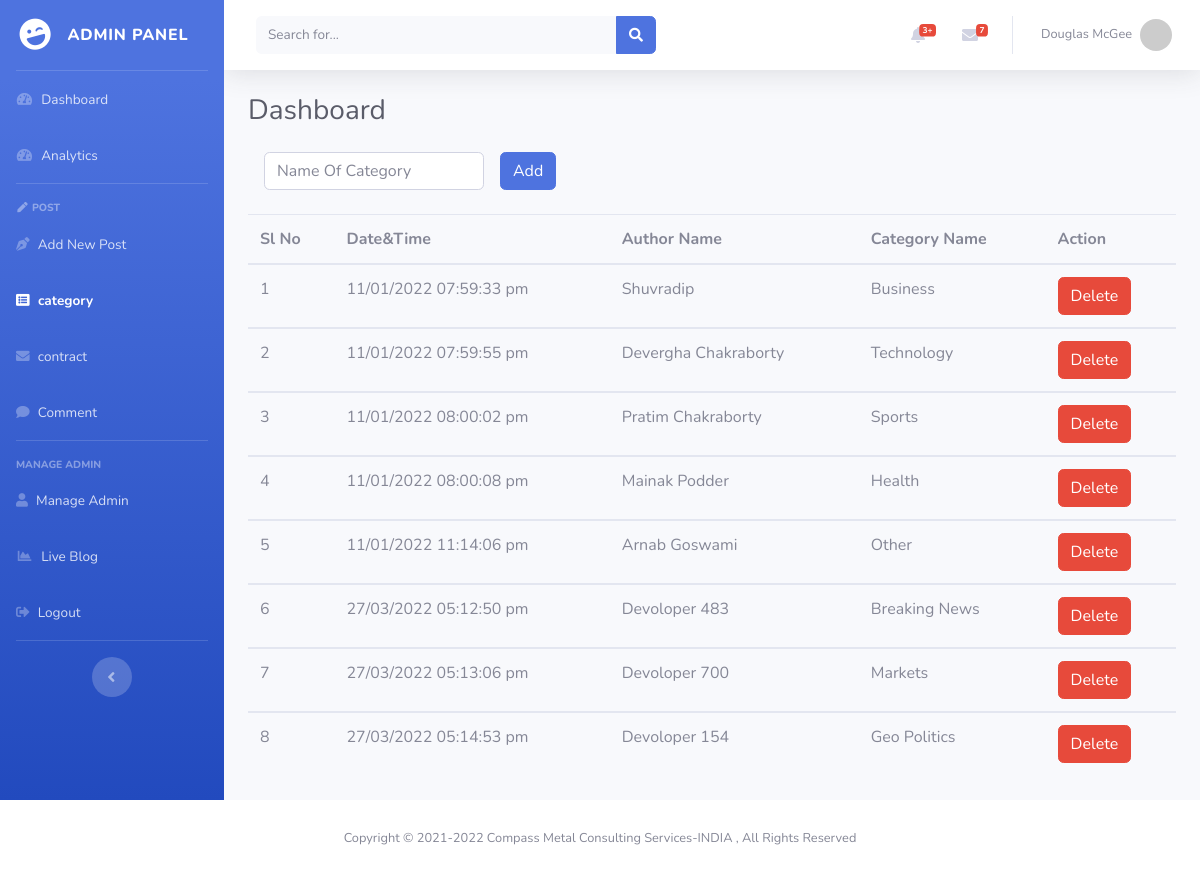
The page /admin/categories.php on the database as committed earlier.
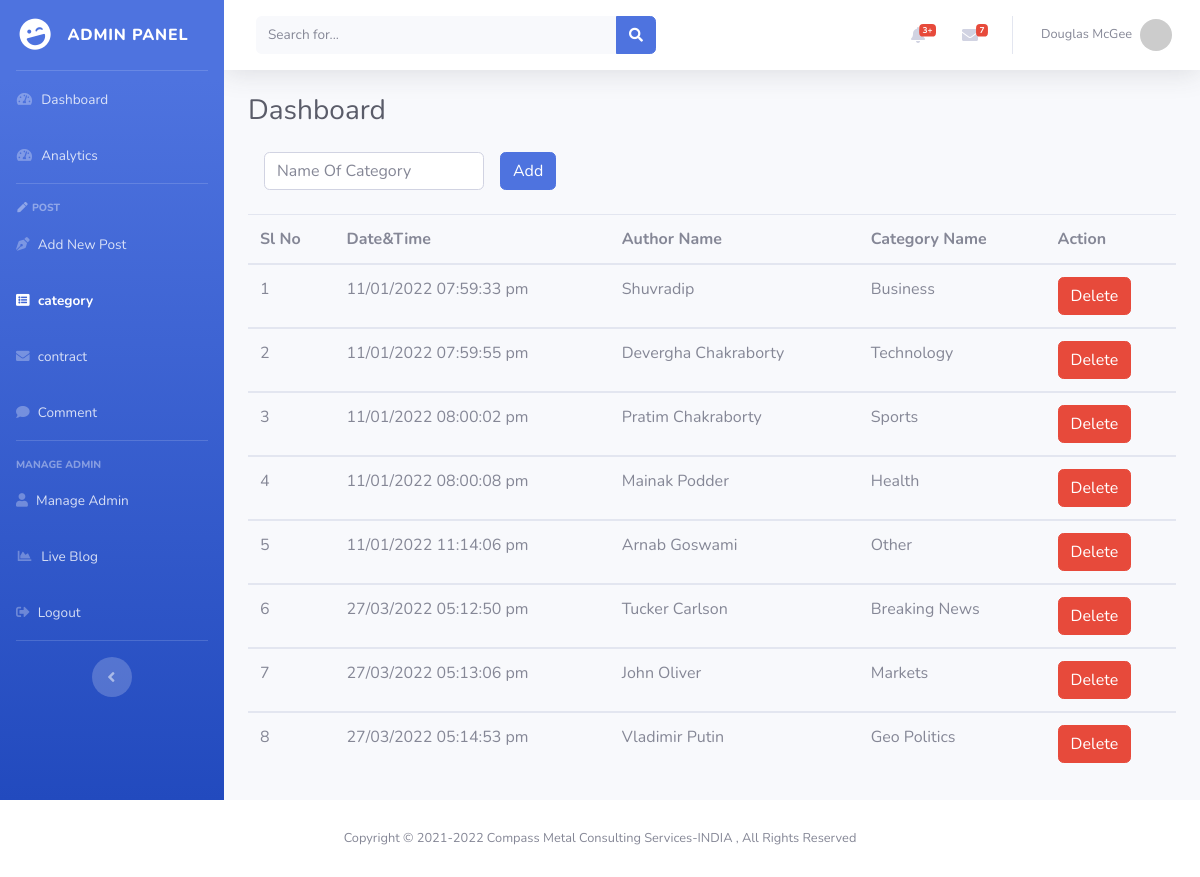
The same page on the database as committed later.
### tables this page shows
CREATE TABLE `categories` (
  `id` int(10) NOT NULL,
  `datetime` varchar(250) NOT NULL,
  `name` varchar(255) NOT NULL,
  `categoryname` varchar(255) NOT NULL
);

### admin/categories.php (the view, shortened to what this page needs)
<?php
require_once './partials/db.php';
require_once './partials/header.php';
?>
<body id="page-top">
    <div id="wrapper">
        <?php  require_once './partials/sidebar.php'; ?>
        <div id="content-wrapper" class="d-flex flex-column">
            <div id="content">
                <?php  require_once './partials/topbar.php'; ?>
                <div class="container-fluid">
                    <div class="d-sm-flex align-items-center justify-content-between mb-4">
                        <h1 class="h3 mb-0 text-gray-800">Dashboard</h1>
                    </div>
                    <form class="form-inline"
                        action="<?php echo $_SERVER['PHP_SELF'];?>"
                        method="POST">
                        <div class="form-group mx-sm-3 mb-2">
                            <input type="text" class="form-control" id="inputcat" name="categories"
                                placeholder="Name Of Category" autocomplete="off">
                        </div>
                        <button type="submit" name="submit" class="btn btn-primary mb-2">Add</button>
                    </form>
                    <?php  $sqlf = "SELECT * FROM categories";
                    $slno = 1;
            if ($res = mysqli_query($conn, $sqlf)) {
                if (mysqli_num_rows($res) > 0) {
                    echo "<table class=\"table\">";
                    echo "<thead>";
                    echo "<tr>";
                    echo "<th scope=\"col\">Sl No</th>";
                    echo "<th scope=\"col\">Date&Time</th>";
                    echo "<th scope=\"col\">Author Name</th>";
                    echo "<th scope=\"col\">Category Name</th>";
                    echo "<th scope=\"col\">Action</th>";
                    echo "</tr>";
                    echo "</thead>";
                    while ($row = mysqli_fetch_array($res)) {
                        $postid = $row['id'];
                        echo "<tbody>";
                        echo "<tr>";
                        echo "<td>".$slno."</td>";
                        echo "<td>".$row['datetime']."</td>";
                        echo "<td>".$row['name']."</td>";
                        echo "<td>".$row['categoryname']."</td>";
                        echo "<td>
                              <a href=\"deletecategory.php?cat=$postid\"
                                        class=\"btn btn-danger\">
                                        Delete
                                    </a>
                              </td>";
                        echo "</tr>";
                        echo "</tbody>";
                        $slno++;
                    }
                    echo "</table>";
                } else {
                    echo "<p class=\"ml-3 text-center\">No matching records are found.</p>";
                }
            } else {
                echo "ERROR: Could not able to execute $sqlf. "
                                        .mysqli_error($conn);
            }
?>
                </div>
            </div>
            <?php  require_once './partials/footer.php';

Rows that differ between the two databases and show on the page:
changed categories "Breaking News": name "Devoloper 483" → "Tucker Carlson"
changed categories "Markets": name "Devoloper 700" → "John Oliver"
changed categories "Geo Politics": name "Devoloper 154" → "Vladimir Putin"
